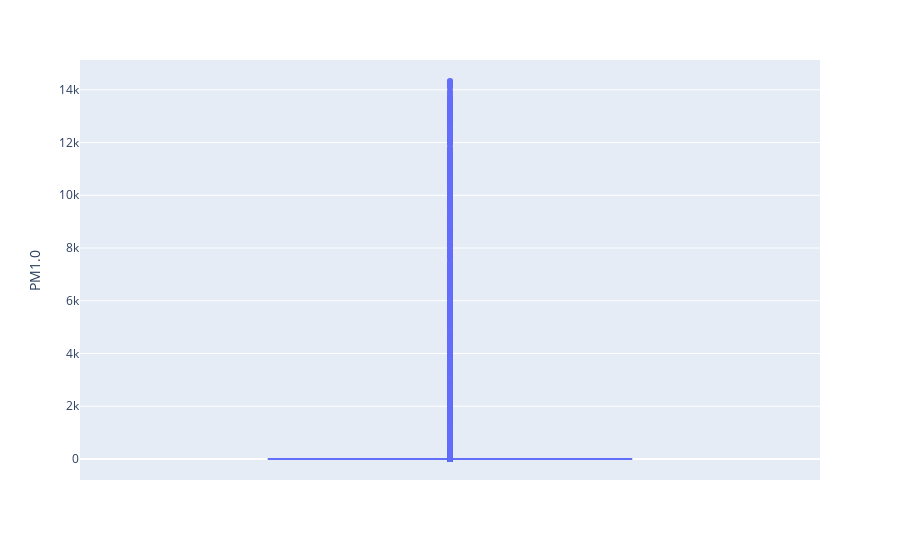

Source (notebook cell):
### Code cell
fig.show()

### Figure 1 — Plotly figure (JSON) as saved in the notebook; plotly's stock layout.template omitted (floating-point values rounded to 4 significant figures; data arrays with more than 128 entries replaced by an {"elided": "..."} marker saying what was removed)
{"data": [{"alignmentgroup": "True", "hovertemplate": "PM1.0=%{y}<extra></extra>", "legendgroup": "", "marker": {"color": "#636efa"}, "name": "", "notched": false, "offsetgroup": "", "orientation": "v", "showlegend": false, "type": "box", "x0": " ", "xaxis": "x", "y": {"elided": "62630 float values"}, "y0": " ", "yaxis": "y"}], "layout": {"boxmode": "group", "legend": {"tracegroupgap": 0}, "margin": {"t": 60}, "xaxis": {"anchor": "y", "domain": [0, 1]}, "yaxis": {"anchor": "x", "domain": [0, 1], "title": {"text": "PM1.0"}}}}
